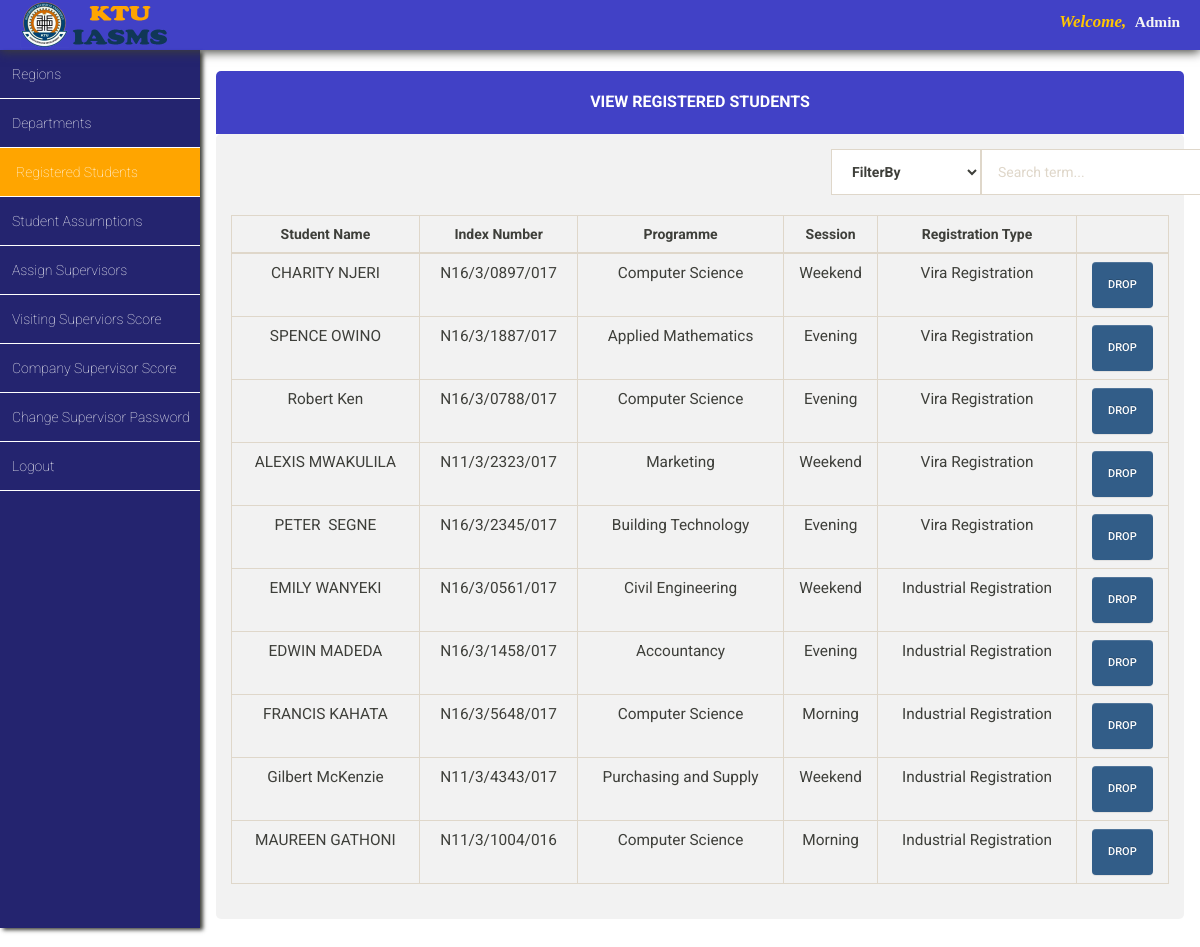
/admin/view_registered_students/view_registered_students.php, run on the app's committed database.
### tables this page shows
CREATE TABLE `vira_registration` (
  `id` int(11) NOT NULL,
  `first_name` varchar(255) NOT NULL,
  `last_name` varchar(255) NOT NULL,
  `other_name` varchar(255) NOT NULL,
  `index_number` varchar(200) NOT NULL,
  `programme` varchar(200) NOT NULL,
  `level` varchar(100) NOT NULL,
  `session` varchar(200) NOT NULL,
  `faculty` varchar(100) NOT NULL,
  `date` timestamp NOT NULL DEFAULT current_timestamp(),
  `visiting_supervisor_grade` int(100) NOT NULL,
  `company_supervisor_grade` int(11) NOT NULL,
  `visiting_supervisor_name` varchar(100) NOT NULL DEFAULT 'unassigned',
  `company_supervisor_name` varchar(100) NOT NULL DEFAULT 'unassigned',
  `company_supervisor_contact` varchar(11) NOT NULL,
  `visiting_supervisor_contact` varchar(11) NOT NULL,
  `attachment_region` varchar(100) NOT NULL DEFAULT 'unassigned',
  `submitted_report` text DEFAULT NULL
);

CREATE TABLE `industrial_registration` (
  `id` int(11) NOT NULL,
  `first_name` varchar(255) NOT NULL,
  `last_name` varchar(255) NOT NULL,
  `other_name` varchar(200) NOT NULL,
  `level` varchar(200) NOT NULL,
  `programme` varchar(200) NOT NULL,
  `session` varchar(200) NOT NULL,
  `faculty` varchar(100) NOT NULL,
  `date` timestamp NOT NULL DEFAULT current_timestamp(),
  `index_number` varchar(255) NOT NULL,
  `company_supervisor_grade` int(11) NOT NULL,
  `visiting_supervisor_grade` int(11) NOT NULL,
  `company_supervisor_name` varchar(100) NOT NULL DEFAULT 'unassigned',
  `visiting_supervisor_name` varchar(100) NOT NULL DEFAULT 'unassigned',
  `company_supervisor_contact` varchar(11) NOT NULL,
  `visiting_supervisor_contact` varchar(11) NOT NULL,
  `attachment_region` varchar(100) NOT NULL DEFAULT 'unassigned',
  `submitted_report` text DEFAULT NULL
);

### admin/view_registered_students/view_registered_students.php (the view, shortened to what this page needs)
<?php
include '../../database_connection/database_connection.php';
$mysql_query_1 = "SELECT * FROM vira_registration";
$mysql_query_2 = "SELECT * FROM industrial_registration";
 ?>
<!DOCTYPE html>
<html lang="en" class="bg-pink">
<head>
  <link rel="stylesheet" href="../../css/bootstrap-theme.min.css"/>
  <link rel="stylesheet" href="../../css/bootstrap.min.css"/>
  <link rel="stylesheet" href="../../css/main_page_style.css"/>
  <link rel="stylesheet" href="view_registered_students.css"/>
</head>
<body>
<div id="top-navigation">
<div id="header_logo"><img src="../../img/header_log.png" class="img-responsive" alt="logo" style="float:left;width:150px; height:50px;position:relative;left:20px"/></div>
<div id="student_name"><span style="color:rgb(255, 198, 0);font-size:1.1em"><em>Welcome,</em>&nbsp; </span><span style="font-family:serif"><?php echo "Admin"?></span></div>
</div>
<div id="left_side_bar">
<ul id="menu_list">
  <a class="menu_items_link" href="../regions/regions.php"><li class="menu_items_list">Regions</li></a>
  <a class="menu_items_link" href="../departments/departments.php"><li class="menu_items_list">Departments</li></a>
  <a class="menu_items_link" href="view_registered_students.php"><li class="menu_items_list" style="background-color:orange;padding-left:16px">Registered Students</li></a>
  <a class="menu_items_link" href="../students_assumptions/students_assumptions.php"><li class="menu_items_list">Student Assumptions</li></a>
  <a class="menu_items_link" href="../assign_supervisors/assign_supervisors.php"><li class="menu_items_list">Assign Supervisors</li></a>
  <a class="menu_items_link" href="#"><li class="menu_items_list">Visiting Superviors Score</li></a>
  <a class="menu_items_link" href="../company_score/company_supervisor_score.php"><li class="menu_items_list">Company Supervisor Score</li></a>
  <a class="menu_items_link" href="../change_password/change_password.php"><li class="menu_items_list">Change Supervisor Password</li></a>
  <a class="menu_items_link" href="../../index.php"><li class="menu_items_list">Logout</li></a>
</ul>
</div>
<div id="main_content">
  <div class="container-fluid">
    <div class = "panel">
       <div class = "panel-heading phead">
          <h2 class = "panel-title ptitle"> View Registered Students</h2>
       </div>
            <div class = "panel-body pbody">
              <form method="post" action="">
              <div class="container">
                  <div class="row">
                      <div class="col-xs-5 col-xs-offset-6">
              		    <div class="input-group">
                              <div class="input-group-btn search-panel">
                                  <select class="form-control search_by_side" name="filter-by">
                                    <option>FilterBy</option>
                                  </select>
                              </div>
                              <input type="text" class="form-control" name="txt_search_term" placeholder="Search term...">
                            </form>
                          </div>
                      </div>
              	</div>
              </div>
              <br>
              <table class="table table-bordered table-hover">
                  <thead>
                    <tr>
                        <th style="text-align:center">Student Name</th>
                        <th style="text-align:center">Index Number</th>
                        <th style="text-align:center">Programme</th>
                        <th style="text-align:center">Session</th>
                        <th style="text-align:center">Registration Type </th>
                        <th style="text-align:center"></th>
                    </tr>
                  </thead>
                  <tbody>
                    <?php
                    $mysql_query_command_1 = $mysql_query_1;
                    $execute_result_query = mysqli_query($conn,$mysql_query_command_1);
                    while ($row_set = mysqli_fetch_array($execute_result_query)){
                      echo "<tr style='text-align:center;font-size:1.1em'>";
                      echo "<td>".$row_set["first_name"]."&nbsp;".$row_set["last_name"]."</td>";
                      echo "<td>".$row_set["index_number"]."</td>";
                      echo "<td>".$row_set["programme"]."</td>";
                      echo "<td>".$row_set["session"]."</td>";
                      echo "<td>"."Vira Registration"."</td>";
                      echo "<td>
                          <form action='view_registered_students.inc.php' method='POST'>
                            <input type='hidden' value='".$row_set["id"]."' name='drop_vira_registration_student_id'>
                            <input type='submit' class='btn btn-primary' value='drop' name='btn_drop_vira_registration_student' id='btn_drop_vira_registration_student'>
                          </form>
                      </td>";
                      echo "</tr>";
                    }
                    $mysql_query_command_2 = $mysql_query_2;
                    $execute_result_query_2 = mysqli_query($conn,$mysql_query_command_2);
                    while($row_set_2 = mysqli_fetch_array($execute_result_query_2)){
                      echo "<tr style='text-align:center;font-size:1.1em'>";
                      echo "<td>".$row_set_2["first_name"]."&nbsp;".$row_set_2["last_name"]."</td>";
                      echo "<td>".$row_set_2["index_number"]."</td>";
                      echo "<td>".$row_set_2["programme"]."</td>";
                      echo "<td>".$row_set_2["session"]."</td>";
                      echo "<td>"."Industrial Registration"."</td>";
                      echo "<td>
                          <form action='view_registered_students.inc.php' method='POST'>
                            <input type='hidden' value='".$row_set_2["id"]."' name='drop_industrial_registration_student_id'>
                            <input type='submit' class='btn btn-primary' value='drop' name='btn_drop_industrial_registration_student' id='btn_drop_industrial_registration_student'>
                          </form>
                      </td>";
                      echo "</tr>";
                    }
                     ?>
                  </tbody>
            </table>
</body>
</html>

### css/main_page_style.css (style rules this page uses)
* { margin: 0; padding: 0; }
#top-navigation { position: fixed; width: 100%; height: 50px; background-color: rgba(27, 27, 187, 0.83); box-shadow: 0 2px 10px; z-index: 4; }
#top-navigation #student_name { color: whitesmoke; float: right; margin-right: 20px; font-size: 1.1em; font-weight: bold; margin-top: 10px; font-family: serif; }
#left_side_bar { height: 92vh; float: left; margin-top: 50px; overflow: auto; background-color: rgba(18, 18, 99, 0.92); position: fixed; box-shadow: 3px 2px 4px; width: 200px; z-index: 2; }
#left_side_bar #menu_list a { text-decoration: none; color: white; font-size: 1em; }
#left_side_bar #menu_list li { text-decoration-style: none; padding: 14px 10px 14px 12px; border-bottom: 1px solid white; font-weight: lighter; }
#main_content { background-color: white; margin-top: 50px; float: right; padding-left: 200px; width: 100%; height: 92vh; overflow-y: auto; overflow-x: auto; }
@media only screen and (min-width: 320px) { #left_side_bar { width: 160px; } }
@media only screen and (min-width: 320px) { #left_side_bar #menu_list a { font-size: .8em; } }
@media only screen and (min-width: 320px) { #left_side_bar #menu_list li { padding: 14px 10px 14px 8px; } }
@media only screen and (min-width: 320px) { #main_content { padding-left: 160px; } }
@media only screen and (min-width: 480px) { #left_side_bar { width: 160px; } }
@media only screen and (min-width: 480px) { #left_side_bar #menu_list a { font-size: .8em; } }
@media only screen and (min-width: 480px) { #left_side_bar #menu_list li { padding: 14px 10px 14px 8px; } }
@media only screen and (min-width: 480px) { #main_content { padding-left: 160px; } }
@media only screen and (min-width: 992px) { #left_side_bar { width: 200px; } }
@media only screen and (min-width: 992px) { #left_side_bar #menu_list a { font-size: 1em; } }
@media only screen and (min-width: 992px) { #left_side_bar #menu_list li { padding: 14px 10px 14px 12px; } }
@media only screen and (min-width: 992px) { #main_content { padding-left: 200px; } }
@media only screen and (min-width: 1200px) { #left_side_bar { width: 200px; } }
@media only screen and (min-width: 1200px) { #left_side_bar #menu_list a { font-size: 1em; } }
@media only screen and (min-width: 1200px) { #left_side_bar #menu_list li { padding: 14px 10px 14px 12px; } }
@media only screen and (min-width: 1200px) { #main_content { padding-left: 200px; } }

### admin/view_registered_students/view_registered_students.css (style rules this page uses)
.search_by_side { width: 150px !important; font-weight: bold; }
.phead { padding: 20px; margin-top: 20px; width: 100%; text-align: center; font-weight: bold; background-color: rgba(27, 27, 187, 0.83); border-top-left-radius: 5px; border-top-right-radius: 5px; color: white; }
.ptitle { font-size: 16px !important; font-weight: bold !important; }
.pbody { background-color: rgba(232, 232, 232, 0.56); border-radius: 5px; }

### data on the page
vira_registration: first_name "CHARITY", last_name "NJERI", index_number "N16/3/0897/017", programme "Computer Science", session "Weekend"
vira_registration: first_name "SPENCE", last_name "OWINO", index_number "N16/3/1887/017", programme "Applied Mathematics", session "Evening"
vira_registration: first_name "Robert", last_name "Ken", index_number "N16/3/0788/017", programme "Computer Science", session "Evening"
vira_registration: first_name "ALEXIS", last_name "MWAKULILA", index_number "N11/3/2323/017", programme "Marketing", session "Weekend"
vira_registration: first_name "PETER", last_name "SEGNE", index_number "N16/3/2345/017", programme "Building Technology", session "Evening"
industrial_registration: first_name "EMILY", last_name "WANYEKI", index_number "N16/3/0561/017", programme "Civil Engineering", session "Weekend"
industrial_registration: first_name "EDWIN", last_name "MADEDA", index_number "N16/3/1458/017", programme "Accountancy", session "Evening"
industrial_registration: first_name "FRANCIS", last_name "KAHATA", index_number "N16/3/5648/017", programme "Computer Science", session "Morning"
industrial_registration: first_name "Gilbert", last_name "McKenzie", index_number "N11/3/4343/017", programme "Purchasing and Supply", session "Weekend"
industrial_registration: first_name "MAUREEN", last_name "GATHONI", index_number "N11/3/1004/016", programme "Computer Science", session "Morning"
